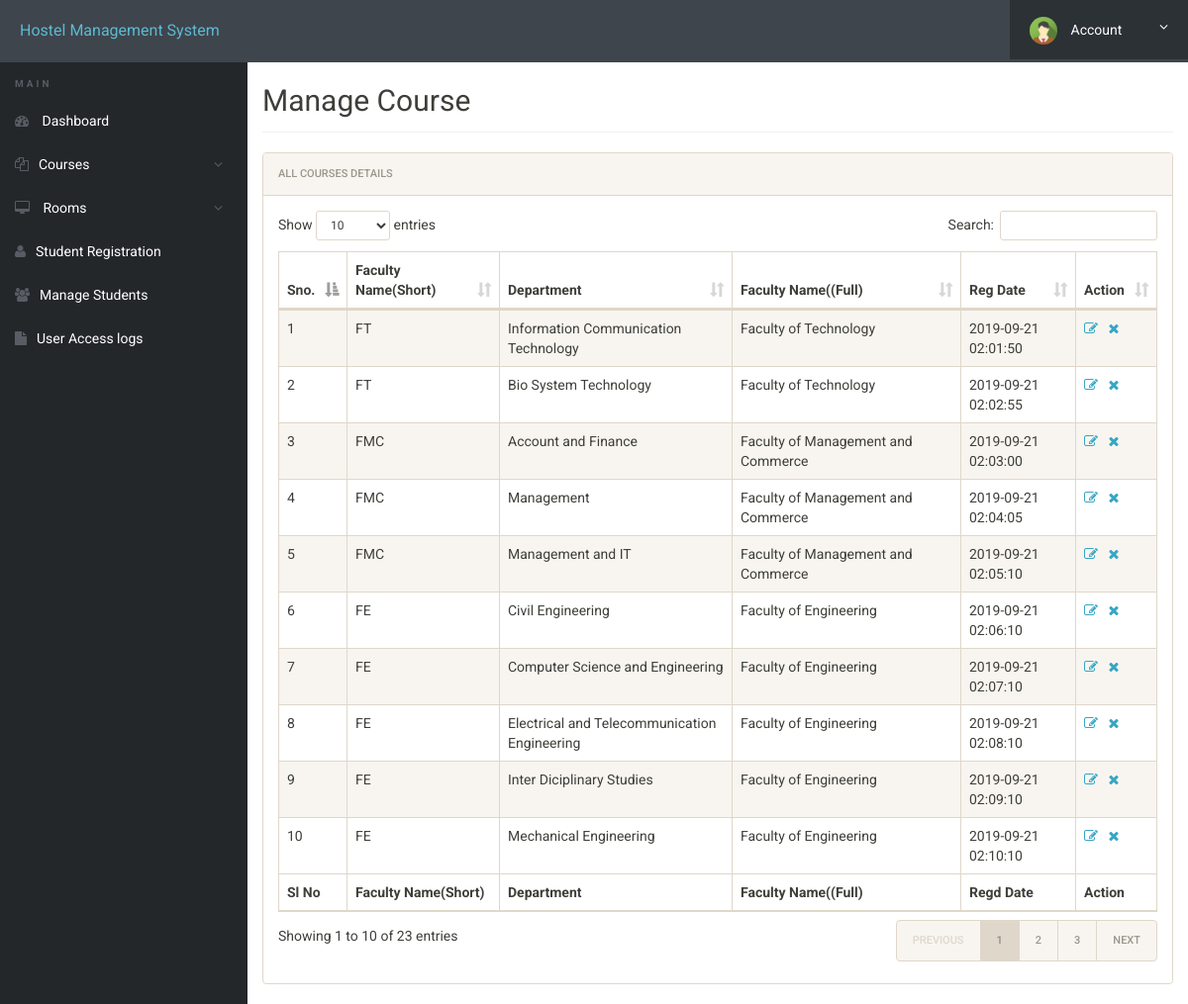
Screenshot of /hostel/admin/manage-courses.php (signed in) with the database file from the repository.
### tables this page shows
CREATE TABLE `courses` (
  `id` int(11) NOT NULL,
  `course_code` varchar(255) NOT NULL,
  `course_sn` varchar(255) NOT NULL,
  `course_fn` varchar(255) NOT NULL,
  `posting_date` timestamp NOT NULL DEFAULT current_timestamp()
);

### hostel/admin/manage-courses.php (the view, shortened to what this page needs)
<?php
include('includes/config.php');
?>
<!doctype html>
<html lang="en" class="no-js">
<head>
	<link rel="stylesheet" href="css/font-awesome.min.css">
	<link rel="stylesheet" href="css/bootstrap.min.css">
	<link rel="stylesheet" href="css/dataTables.bootstrap.min.css">
	<link rel="stylesheet" href="css/bootstrap-social.css">
	<link rel="stylesheet" href="css/bootstrap-select.css">
	<link rel="stylesheet" href="css/fileinput.min.css">
	<link rel="stylesheet" href="css/awesome-bootstrap-checkbox.css">
	<link rel="stylesheet" href="css/style.css">
</head>
<body>
	<?php include('includes/header.php');?>
	<div class="ts-main-content">
			<?php include('includes/sidebar.php');?>
		<div class="content-wrapper">
			<div class="container-fluid">
				<div class="row">
					<div class="col-md-12"> <br><br>
						<h2 class="page-title">Manage Course</h2>
						<div class="panel panel-default">
							<div class="panel-heading">All Courses Details</div>
							<div class="panel-body">
								<table id="zctb" class="display table table-striped table-bordered table-hover" cellspacing="0" width="100%">
									<thead>
										<tr>
											<th>Sno.</th>
											<th>Faculty Name(Short)</th>
											<th>Department</th>
											<th>Faculty Name((Full)</th>
											<th>Reg Date </th>
											<th>Action</th>
										</tr>
									</thead>
									<tfoot>
										<tr>
											<th>Sl No</th>
											<th>Faculty Name(Short)</th>
											<th>Department</th>
											<th>Faculty Name((Full)</th>
											<th>Regd Date</th>
											<th>Action</th>										</tr>
									</tfoot>
									<tbody>
<?php
$ret="select * from courses";
$stmt= $mysqli->prepare($ret) ;
$stmt->execute() ;
$res=$stmt->get_result();
$cnt=1;
while($row=$res->fetch_object())
	  {
	  	?>
<tr><td><?php echo $cnt;;?></td>
<td><?php echo $row->course_code;?></td>
<td><?php echo $row->course_sn;?></td>
<td><?php echo $row->course_fn;?></td>
<td><?php echo $row->posting_date;?></td>
<td><a href="edit-course.php?id=<?php echo $row->id;?>"><i class="fa fa-edit"></i></a>&nbsp;&nbsp;
<a href="manage-courses.php?del=<?php echo $row->id;?>" onclick="return confirm("Do you want to delete");"><i class="fa fa-close"></i></a></td>
										</tr>
									<?php
$cnt=$cnt+1;
									 } ?>
									</tbody>
								</table>
							</div>
						</div>
					</div>
				</div>
			</div>
		</div>
	</div>
</body>
</html>

### hostel/admin/includes/header.php (shortened to what this page needs)
<div class="brand clearfix">
		<a href="../../" class="logo" style="font-size:16px;">Hostel Management System</a>
		<ul class="ts-profile-nav">
			<li class="ts-account">
				<a href="#"><img src="img/avatar3.png" class="ts-avatar hidden-side" alt=""> Account <i class="fa fa-angle-down hidden-side"></i></a>
			</li>
		</ul>
	</div>

### hostel/admin/includes/sidebar.php (shortened to what this page needs)
<nav class="ts-sidebar">
			<ul class="ts-sidebar-menu">
				<li class="ts-label">Main</li>
				<li><a href="dashboard.php"><i class="fa fa-dashboard"></i> Dashboard</a></li>
					<li><a href="#"><i class="fa fa-files-o"></i>Courses</a>
				</li>
					<li><a href="#"><i class="fa fa-desktop"></i> Rooms</a>
				</li>
				<li><a href="registration.php"><i class="fa fa-user"></i>Student Registration</a></li>
				<li><a href="manage-students.php"><i class="fa fa-users"></i>Manage Students</a></li>
				<li><a href="access-log.php"><i class="fa fa-file"></i>User Access logs</a></li>
		</nav>

### hostel/admin/css/style.css (style rules this page uses)
html { font-size: 14px; }
@media only screen and (min-width: 480px) { html { font-size: 17px; } }
@media only screen and (min-width: 768px) { html { font-size: 14px; } }
body { font-size: 1em; }
a { color: #37a6c4; }
.panel { overflow: hidden; }
ul, li { margin: 0; padding: 0; list-style: none; }
.page-title { padding-bottom: 15px; margin-bottom: 20px; border-bottom: 1px solid #f0f0f0; }
.brand { background: #3e454c; position: relative; z-index: 3; position: fixed; width: 100%; top: 0; }
.brand .logo { box-sizing: border-box; padding: 20px; float: left; display: block; width: 200px; }
@media only screen and (min-width: 992px) { .brand .logo { width: 250px; } }
.brand .ts-profile-nav { float: right; display: none; }
.brand .ts-profile-nav li { float: left; position: relative; }
.brand .ts-profile-nav li a { display: block; padding: 20px; color: #fff; }
.brand .ts-profile-nav .ts-account .fa-angle-down { float: right; }
.brand .ts-profile-nav .ts-account > a { width: 180px; background: #2c3136; }
.brand .ts-profile-nav .ts-account .ts-avatar { border-radius: 50%; height: 28px; margin: -10px 0; margin-right: 10px; }
@media only screen and (min-width: 992px) { .brand .ts-profile-nav { display: block; } }
.ts-sidebar { background: #24272a; max-height: 0; transition: max-height 0.3s; overflow: hidden; position: fixed; z-index: 2; width: 100%; bottom: 0; top: 60px; overflow-y: auto; }
@media only screen and (min-width: 992px) { .ts-sidebar { max-height: 100%; bottom: 0; } }
.ts-sidebar-menu .ts-label { color: #585c64; font-weight: bold; padding: 8px 15px; text-transform: uppercase; font-size: 10px; letter-spacing: 3px; margin-top: 10px; }
.ts-sidebar-menu a { display: block; text-decoration: none; padding: 12px 15px; color: #fff; }
.ts-sidebar-menu li { position: relative; }
.ts-sidebar-menu li i { color: #585c64; margin-right: 10px; }
.ts-main-content .content-wrapper { padding-top: 15px; margin-top: 10px; }
@media only screen and (min-width: 992px) { .ts-main-content .ts-sidebar { width: 250px; float: left; } }
@media only screen and (min-width: 992px) { .ts-main-content .content-wrapper { margin-left: 250px; } }

### rows the page displays
courses: course_code "FT", course_sn "Information Communication Technology", course_fn "Faculty of Technology", posting_date "2019-09-21 02:01:50"
courses: course_code "FT", course_sn "Bio System Technology", course_fn "Faculty of Technology", posting_date "2019-09-21 02:02:55"
courses: course_code "FMC", course_sn "Account and Finance", course_fn "Faculty of Management and Commerce", posting_date "2019-09-21 02:03:00"
courses: course_code "FMC", course_sn "Management", course_fn "Faculty of Management and Commerce", posting_date "2019-09-21 02:04:05"
courses: course_code "FMC", course_sn "Management and IT", course_fn "Faculty of Management and Commerce", posting_date "2019-09-21 02:05:10"
courses: course_code "FE", course_sn "Civil Engineering", course_fn "Faculty of Engineering", posting_date "2019-09-21 02:06:10"
courses: course_code "FE", course_sn "Computer Science and Engineering", course_fn "Faculty of Engineering", posting_date "2019-09-21 02:07:10"
courses: course_code "FE", course_sn "Electrical and Telecommunication Engineering", course_fn "Faculty of Engineering", posting_date "2019-09-21 02:08:10"
courses: course_code "FE", course_sn "Inter Diciplinary Studies", course_fn "Faculty of Engineering", posting_date "2019-09-21 02:09:10"
courses: course_code "FE", course_sn "Mechanical Engineering", course_fn "Faculty of Engineering", posting_date "2019-09-21 02:10:10"
